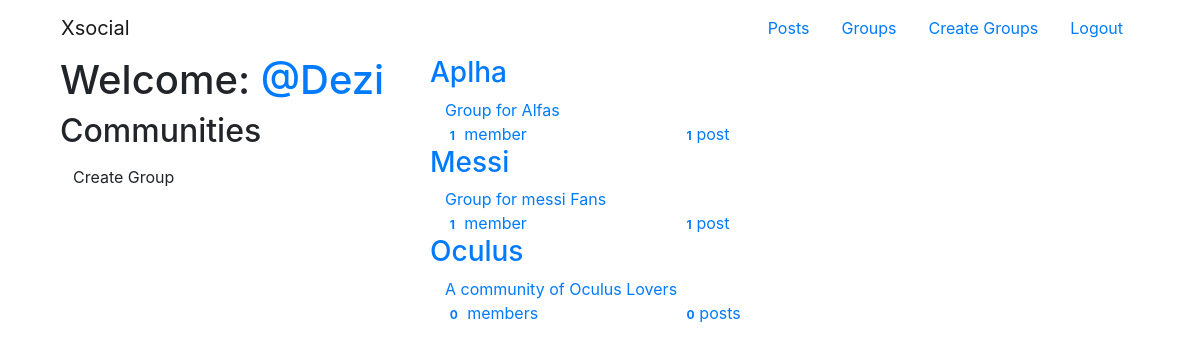
The page /groups/ (signed in) on the database as committed earlier.
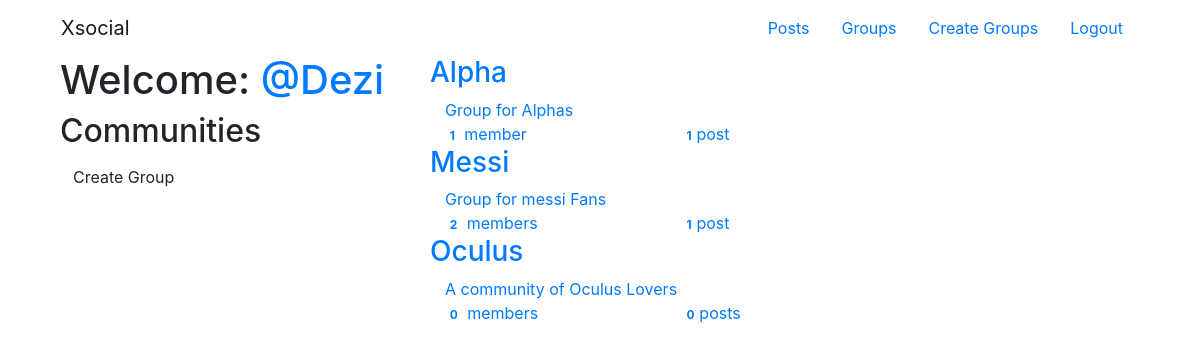
The same page on the database as committed later.
### groups/models.py (models this page shows, shortened)
class Group(models.Model):
    name = models.CharField(max_length=50,unique=True)
    description = models.TextField(blank=False, default='')
    slug = models.SlugField(allow_unicode=True,unique=True)
    description_html =models.TextField(blank=True,editable=False, default='')
    members = models.ManyToManyField(User,through="GroupMember")
    image = models.ImageField(upload_to='media/group_image', default='media/group_image/icons8-group-48.png')
    class Meta:
        ordering = ['name']

### groups/views.py (the view)
# urls.py: path('',views.GroupList.as_view(), name='all'),
class GroupList(ListView):
    model = Group
    template_name = 'groups/group_list.html'
    def get_context_data(self, **kwargs):
        context = super().get_context_data(**kwargs)
        group_user = self.request.user.group_set.all()
        context["user_group"] = group_user
        return context

### groups/templates/groups/group_list.html (shortened to what this page needs)
{% extends "groups/base.html" %}
{% block precomunity %}
        <div class="col-md-4">
            <div class="content">
            {%if user.is_authenticated%}
            <h1>Welcome: <a href="{%url 'posts:user' username=user.username%}">@{{user.username}}</a></h1>
            {%endif%}
            <h2>Communities</h2>
            </div>
            {%if user.is_authenticated %}
            <a href="{%url 'groups:create'%}" class="btn btn-md btn-fill">Create Group</a>
            {%endif%}
        </div>
  {% endblock %}
  {% block comunitycontent%}
    <div class='col-md-8'>
        <div class='comm-list'>
        {%for group in object_list%}
            <a class='group-list' href="{%url 'groups:detail' slug=group.slug%}"><h3 class='title group-title'>{{group.name}}</h3>
            <div class='group-items container-fluid'>
                {{group.description_html|safe}}
                <div class='row'>
                    <div class='col-md-4'>
                        <span class='badge'>{{group.members.count}}</span>
                        member{{group.members.count|pluralize}}
                    </div>
                    <div class='col-md-4'>
                        <span class='badge'>{{group.posts.count}}</span>post{{group.posts.count|pluralize}}
                    </div>
                </div>
            </div>
            </a>
        {% endfor %}
  {% endblock %}

### groups/templates/groups/base.html (shortened to what this page needs)
{% extends "base.html" %}
{% block body %}
    <div class="container">
        <div class="row">
            {% block precomunity %}{% endblock  %}
            {%block comunitycontent%}{% endblock %}
        </div>
    </div>
{% endblock %}

### templates/base.html (shortened to what this page needs)
<html lang="en">
{%load static %}
<head>
    <link rel="stylesheet" href="https://stackpath.bootstrapcdn.com/bootstrap/4.4.1/css/bootstrap.min.css"
>
    <link rel="stylesheet" href="{%static 'css/master.css' %}">
</head>
<body>
    <div class="container">
        <nav class="navbar navbar-expand-lg navbar-light ">
            <a class="navbar-brand" href="{%url 'home'%}">Xsocial</a>
            <div>
                <ul class="nav justify-content-end">
                    {% if user.is_authenticated %}
                    <a class="nav-item nav-link" href="{%url 'posts:lists'%}">Posts</a>
                    <a class="nav-item nav-link" href="{%url 'groups:all'%}">Groups</a>
                    <a class="nav-item nav-link" href="{% url 'groups:create'%}">Create Groups</a>
                    <a class="nav-item nav-link" href="{% url 'account:logout' %}">Logout</a>
                    {%else%}
                    <a class="nav-item nav-link" href="{%url 'account:login' %}">Login</a>
                    <a class="nav-item nav-link" href="{%url 'account:signup'%}">Signup</a>
                    {%endif%}
                </ul>
            </div>
        </nav>
    </div>
    <div class="container content">
        {%block body%}
        {%endblock%}
    </div>
</body>
</html>

Rows that differ between the two databases and show on the page:
changed Group: name "Aplha" → "Alpha"; description_html "Group for Alfas" → "Group for Alphas"
computed for Group "Messi": members.count "1" → "2"
